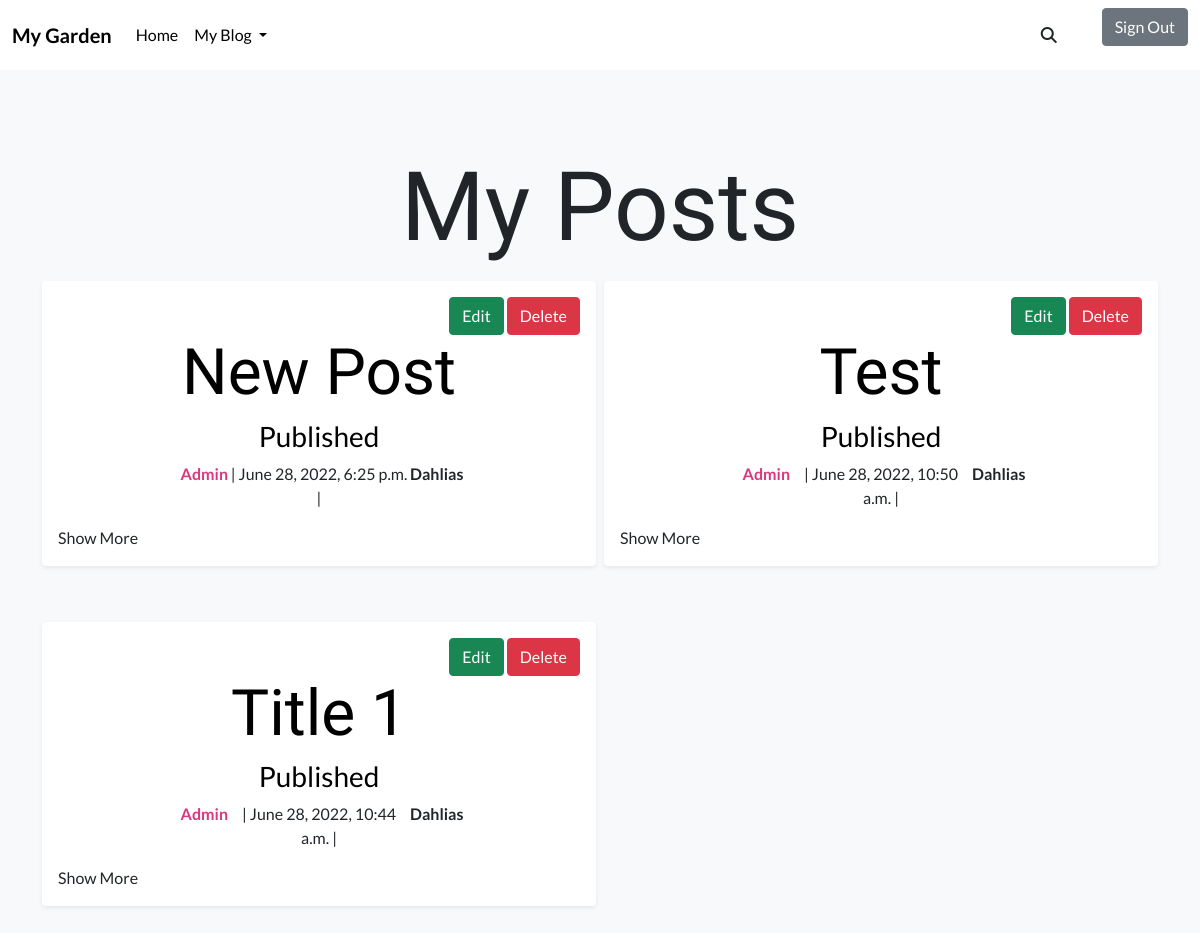
Screenshot of /myblog/posts (signed in) with the database file from the repository.
### blog_post/models.py (models this page shows, shortened)
class Post(models.Model):
    PUBLISH_STATUS = ((0, 'Draft'), (1, 'Publish'))
    title = models.CharField(max_length=100)
    slug = models.SlugField(max_length=200, unique=True)
    meta_description = models.CharField(max_length=150, blank=True)
    author = models.ForeignKey(
        User,
        on_delete=models.CASCADE,
        related_name='post_author',
        )
    category = models.ForeignKey(
        Category,
        on_delete=models.CASCADE,
        related_name='post_category',
        )
    created_on = models.DateTimeField(auto_now_add=True)
    updated_on = models.DateTimeField(auto_now=True)
    content = models.TextField()
    published = models.IntegerField(choices=PUBLISH_STATUS, default=0)
    publish_date = models.DateTimeField(blank=True, null=True)
    likes = models.ManyToManyField(
        Profile,
        related_name='post_likes',
        default=[0],
        blank=True
        )
    number_of_likes = models.BigIntegerField(default='0')
    liked = models.BooleanField(default=False)
    post_img = CloudinaryField(
        'post_image',
        default='default_image'
        )  # TODO: Add a default picture
    class Meta:
        ordering = ['-created_on']

class Category(models.Model):
    name = models.CharField(
        max_length=50,
        unique=True,
        blank=False,
        null=False,
        )
    slug = models.SlugField(
        max_length=200,
        unique=True,
        blank=False,
        null=False,
        )
    category_img = CloudinaryField(
        'category_image',
        default='default_image',
        )  #  TODO: Add a default picture
    class Meta:
        verbose_name_plural = "categories"
    def __str__(self):
        return f'{self.name}'

### blog/views.py (the view)
# urls.py: path('posts', views.MyBlogPostList.as_view(), name='my_blog'),
class MyBlogPostList(LoginRequiredMixin, ListView):
    model = Post
    template_name = 'my_blog.html'

### blog/templates/my_blog.html (shortened to what this page needs)
{% extends 'base.html' %}
{% block content %}
<h1 class="my-posts-header mb-3">My Posts</h1>
<div class="row g-2">
    {% for post in object_list %}
    {% if user.is_authenticated and user == post.author %}
    <div class="col-lg-6 col-md-6 col-sm-12">
        <article class="mx-auto shadow-sm p-3 mb-5 bg-body rounded">
            <div class="row">
                <span class="text-lg-end text-md-center text-sm-center">
                    {% if user.is_authenticated and user == post.author %}
                    <a href="{% url 'update_post' post.slug %}" class="btn btn-success">Edit</a>
                    <a href="{% url 'delete_post' post.slug %}" class="btn btn-danger">Delete</a>
                    {% endif %}
                </span>
                <span class="text-center">
                    {% if post.published == 1%}
                        <a href="{% url 'blog_post' post.slug %}" class="blog-post-header">
                            <h1 class="display-3 text-capitalize blog-post-header">{{post.title}}</h1>
                            <h3>Published</h3>
                        </a>
                    {% else %}
                        <h1 class="display-3 text-capitalize blog-post-header">{{post.title}}</h1>
                    {% endif %}
                </span>
            </div>
            <div class="row">
                <div class="col-lg-4 col-md-5 col-sm-5 g-0">
                    <p class="text-lg-end text-md-end text-sm-end fw-bold post-author">{{post.author}}</p>
                </div>
                <div class="col-lg-4 col-md-7 col-sm-7 g-0">
                    <p class="text-lg-center text-md-center">| {{post.created_on}} |</p>
                </div>
                <div class="col-lg-4 col-md-12 col-sm-12 g-0">
                    <p class="text-lg-start text-md-center text-sm-center text- fw-bold">{{post.category}}</p>
                </div>
            </div>
            <details class="post-details">
                <summary class="post-detail-summary">Show More</summary>
        </article>
    </div>
    {% endif %}
    {% endfor %}
</div>
{% endblock %}

### static/css/style.css (style rules this page uses)
h1 { font-family: 'Amatic SC', cursive; font-size: 6rem; }
body { font-family: 'Lato', sans-serif; }
a { text-decoration: none; text-align: center; color: black; }
.blog-post-header { display: inline-block; }
.post-author { color: #db377e; }
.post-detail-summary { list-style: none; }
.my-posts-header { text-align: center; }

### rows the page displays
Post: shows "Edit", title "New Post", author "Admin", created_on "June 28, 2022, 6:25 p.m.", category "Dahlias"
Post: shows "Edit", title "Test", author "Admin", created_on "June 28, 2022, 10:50 a.m.", category "Dahlias"
Post: shows "Edit", title "Title 1", author "Admin", created_on "June 28, 2022, 10:44 a.m.", category "Dahlias"
